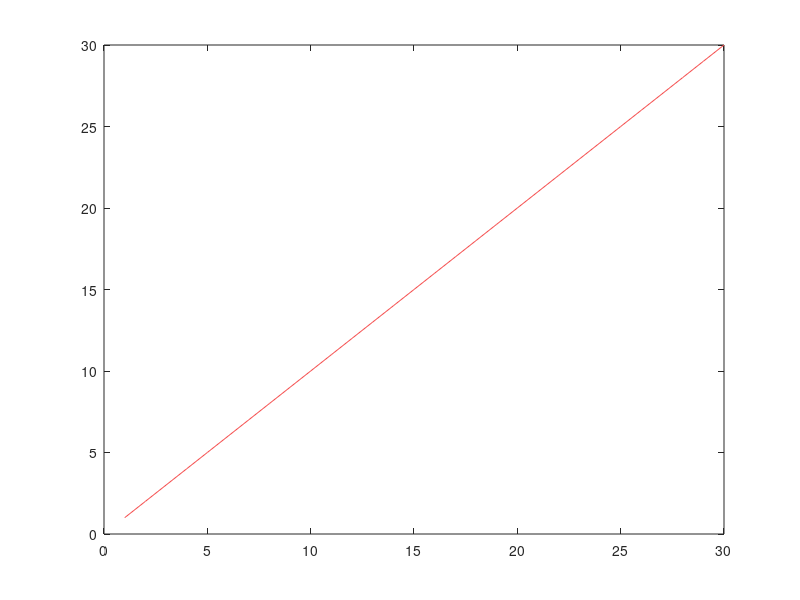
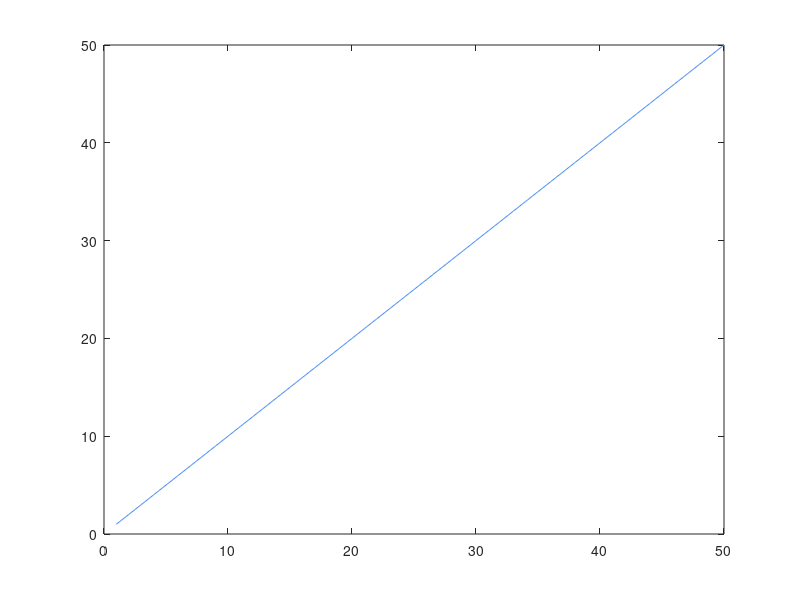

The MATLAB script that drew these images, in order:
% 
% t1  = [1;2;3;4;5;6;7;8;9];
% t2 = [10;11;12;13;14;15;16;17;18;19];
% 
% name = {'Colt No Vest 04'
%         ''
%         'GC#'};
% header = {'1' '' '' '' '2' '' '' '' '3'
%            'BA_f' 'BA_r' 'BA_a' 'AP_f' 'AP_r' 'AP_a' 'BS_f' 'BS_r' 'BS_a'};
% 
% filename = 'dogtest.xlsx';
% T = table(jc_angles.angles(1).ba_f,jc_angles.angles(1).bs_f,jc_angles.angles(1).ap_f,jc_angles.angles(1).ba_r,jc_angles.angles(1).bs_r,jc_angles.angles(1).ap_r,jc_angles.angles(1).ba_a,jc_angles.angles(1).bs_a,jc_angles.angles(1).ap_a)
% 
% 
% %Range arguments possibly accept variables?
% %Could be able to append by incrementing this value
% writecell(name,filename,'Range','A1')
% writecell(header,filename,'Range','B3')
% 
% writetable(T,filename,'Sheet',1,'Range','B5','WriteVariableNames',false)

% x = [1:10]
% 
% save('Produced Data/tester.mat','x')

% 

x = [1:30];
y = [1:50];

figure(1)
plot(x,'Color','#f55151')

figure(2)
plot(y,'Color','#5192f5')




